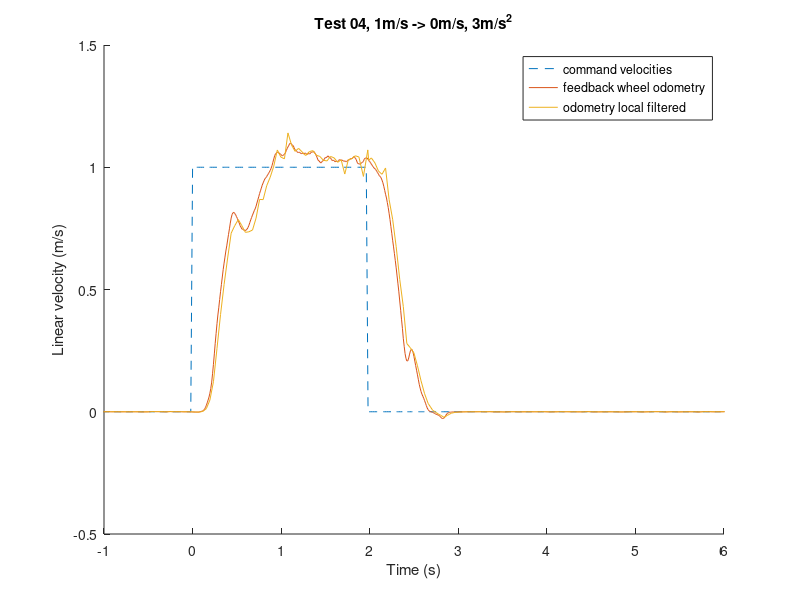

Here is the MATLAB script that generated this plot:
clear all;
close all;
%%%%%%%%%%%%%%%%%%% Read command velocities %%%%%%%%%%%%%%%%%%%%%%%%%%%%%%%
cmd_vel = csvread('_slash_segway_slash_cmd_vel.csv',1,0);
% Data format is: rosbagTimestamp,linear,x,y,z,angular,x,y,z
cmd_time = cmd_vel(:,1)/10^9;
cmd_lin = cmd_vel(:,3);
start_col = find(cmd_lin,max(cmd_lin));
start_time = cmd_time(start_col);
cmd_time = cmd_time - start_time;
figure
hold on
plot(cmd_time,cmd_lin,'--');
%%%%%%%%%%%%%%%%%%% Read feedback_wheel_odometry %%%%%%%%%%%%%%%%%%%%%%%%%%%%%%%
% fid = fopen('wheel_odometry.csv','r');
% dlmread() and csvread() are designed to only expect numeric values, 
% So we need to delete all the non-numerics values.(Finish this step in sublime or other editers)

% Original data format is:
% rosbagTimestamp,header,seq,stamp,secs,nsecs,frame_id,child_frame_id,pose,
% pose,position,x,y,z,orientation,x,y,z,w,covariance,twist,twist,linear,x,y,z,
% angular,x,y,z,covariance

% After deleting non numeric values, data format is:
% rosbagTimestamp,seq,secs,nsecs,(position)x,(position)y,(position)z,(orientation)x,(orientation)y,(orientation)z,(orientation)w,
% covariance(36numbers),(linear)x,(linear)y,(linear)z,(angular)x,(angular)y,(angular)z,covariance(36numbers)

feedback_wheel_odometry = csvread('feedback_wheel_odometry.csv');
feedback_wheel_time = feedback_wheel_odometry(:,3) + feedback_wheel_odometry(:,4)/10^9;
feedback_wheel_time = feedback_wheel_time - start_time;
feedback_wheel_lin = feedback_wheel_odometry(:,48);
plot(feedback_wheel_time,feedback_wheel_lin);

%%%%%%%%%%%%%%%%%%% Read odometry_local_filtered %%%%%%%%%%%%%%%%%%%%%%%%%%%%%%%
odometry_local = csvread('odometry_local_filtered.csv');
odometry_local_time = odometry_local(:,3) + odometry_local(:,4)/10^9;
odometry_local_time = odometry_local_time - start_time;
odometry_local_lin = odometry_local(:,48);
plot(odometry_local_time,odometry_local_lin);
legend('command velocities','feedback wheel odometry','odometry local filtered','Location','best')
axis([-1 6 -0.5 1.5])
xlabel('Time (s)')
ylabel('Linear velocity (m/s)')
title('Test 04, 1m/s -> 0m/s, 3m/s^2')
